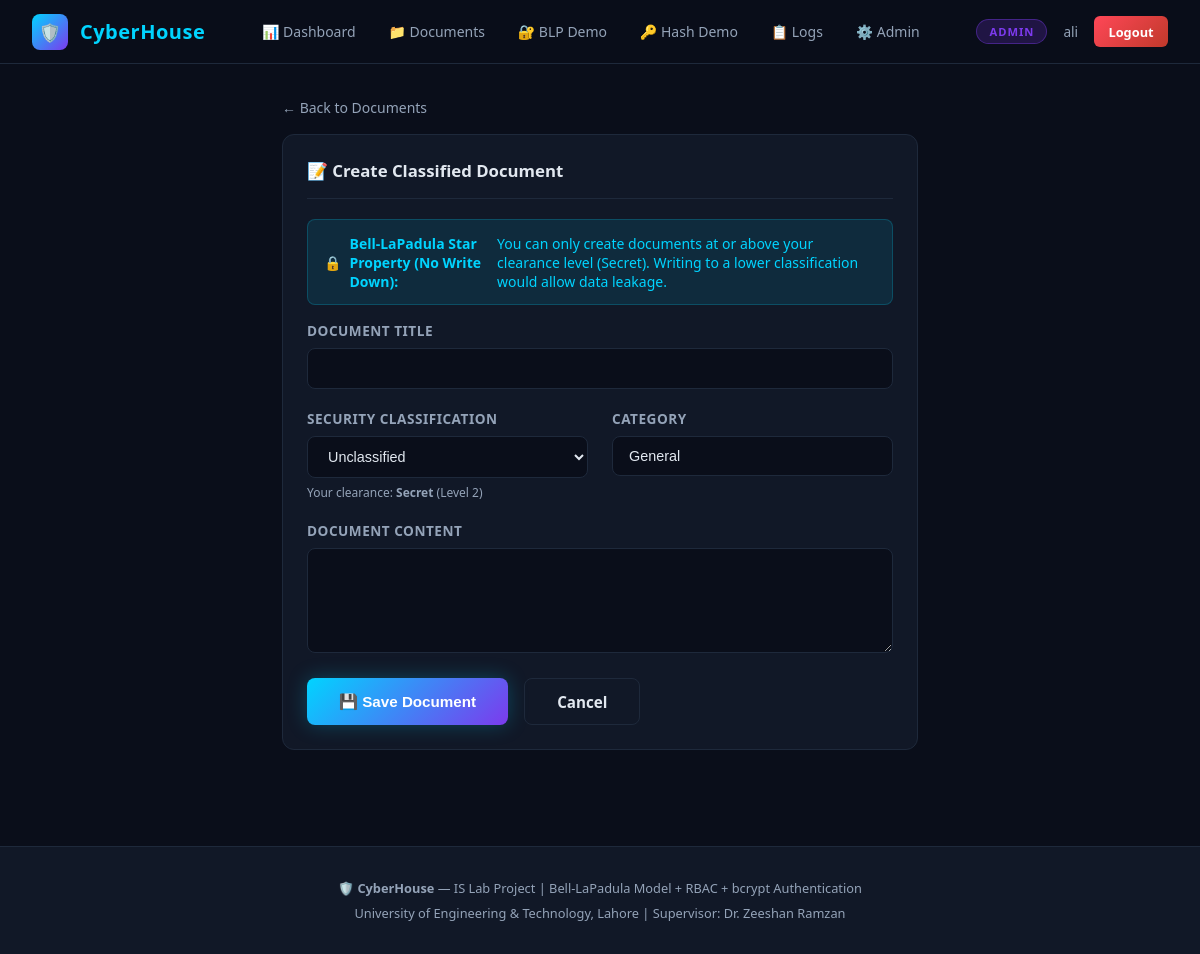
The app's page /documents/create/ (signed in) with its own data.
### core/models.py (models this page shows, shortened)
class CustomUser(AbstractUser):
    role = models.CharField(max_length=20, choices=ROLE_CHOICES, default='viewer')
    security_clearance = models.IntegerField(choices=SECURITY_LEVEL_CHOICES, default=SECURITY_LEVEL_UNCLASSIFIED)
    department = models.CharField(max_length=100, default='General')
    last_login_ip = models.GenericIPAddressField(null=True, blank=True)
    groups = models.ManyToManyField('auth.Group', blank=True, related_name='customuser_set')
    user_permissions = models.ManyToManyField('auth.Permission', blank=True, related_name='customuser_set')
    def get_security_label(self):
        labels = {0: 'Unclassified', 1: 'Confidential', 2: 'Secret'}
        return labels.get(self.security_clearance, 'Unknown')

### core/views.py (the view, shortened to what this page needs)
# urls.py: path('documents/create/', views.create_document, name='create_document'),
@login_required
def create_document(request):
    user = request.user
    form = DocumentForm(request.POST or None)
    return render(request, 'core/create_document.html', {'form': form})

### core/forms.py
class DocumentForm(forms.ModelForm):
    class Meta:
        model = SecurityDocument
        fields = ['title', 'content', 'security_level', 'category']
        widgets = {
            'title': forms.TextInput(attrs={'class': 'form-control'}),
            'content': forms.Textarea(attrs={'class': 'form-control', 'rows': 5}),
            'security_level': forms.Select(attrs={'class': 'form-control'}),
            'category': forms.TextInput(attrs={'class': 'form-control'}),
        }

### core/security.py (called while the page is built)
def rbac_can_access(user, required_role):
    role_hierarchy = {'admin': 3, 'analyst': 2, 'viewer': 1}
    user_rank = role_hierarchy.get(user.role, 0)
    required_rank = role_hierarchy.get(required_role, 0)
    return user_rank >= required_rank

### templates/core/create_document.html (shortened to what this page needs)
{% extends 'core/base.html' %}
{% block content %}
<div class="page-wrapper" style="max-width:700px; margin:0 auto;">
  <a href="{% url 'documents' %}" style="color:var(--text-muted); text-decoration:none; font-size:0.875rem;">← Back to Documents</a>
  <div class="card mt-2">
    <div class="card-header">
      <div class="card-title">📝 Create Classified Document</div>
    </div>
    <div class="alert alert-info">
      🔒 <strong>Bell-LaPadula Star Property (No Write Down):</strong> You can only create documents at or above your clearance level ({{ user.get_security_label }}). Writing to a lower classification would allow data leakage.
    </div>
    <form method="post" style="margin-top:1rem;">
      <div class="form-group">
        <label>Document Title</label>
        {{ form.title }}
      </div>
      <div class="grid-2">
        <div class="form-group">
          <label>Security Classification</label>
          {{ form.security_level }}
          <div style="font-size:0.75rem; color:var(--text-muted); margin-top:0.4rem;">
            Your clearance: <strong>{{ user.get_security_label }}</strong> (Level {{ user.security_clearance }})
          </div>
        </div>
        <div class="form-group">
          <label>Category</label>
          {{ form.category }}
        </div>
      </div>
      <div class="form-group">
        <label>Document Content</label>
        {{ form.content }}
      </div>
      <div style="display:flex; gap:1rem; margin-top:1rem;">
        <button type="submit" class="btn-primary">💾 Save Document</button>
        <a href="{% url 'documents' %}" class="btn-secondary">Cancel</a>
      </div>
    </form>
  </div>
</div>
{% endblock %}

### templates/core/base.html (shortened to what this page needs)
<!DOCTYPE html>
<html lang="en">
<head>
  {% load static %}
  <link rel="stylesheet" href="{% static 'css/style.css' %}">
</head>
<body>
<nav class="navbar">
  <a href="{% url 'home' %}" class="nav-brand">
    <div class="logo-icon">🛡️</div>
    <span>CyberHouse</span>
  </a>
  {% if user.is_authenticated %}
  <ul class="nav-links">
    <li><a href="{% url 'dashboard' %}">📊 Dashboard</a></li>
    <li><a href="{% url 'documents' %}">📁 Documents</a></li>
    <li><a href="{% url 'security_demo' %}">🔐 BLP Demo</a></li>
    <li><a href="{% url 'hash_demo' %}">🔑 Hash Demo</a></li>
    <li><a href="{% url 'access_logs' %}">📋 Logs</a></li>
    {% if user.role == 'admin' %}
    <li><a href="{% url 'admin_panel' %}">⚙️ Admin</a></li>
    {% endif %}
  </ul>
  <div class="nav-user">
    <span class="badge-role badge-{{ user.role }}">{{ user.role }}</span>
    <span style="font-size:0.85rem; color:var(--text-muted)">{{ user.username }}</span>
    <a href="{% url 'logout' %}" class="btn-danger btn-sm">Logout</a>
  </div>
  {% endif %}
</nav>
{% block content %}{% endblock %}
<footer>
  <p>🛡️ <strong>CyberHouse</strong> — IS Lab Project | Bell-LaPadula Model + RBAC + bcrypt Authentication</p>
  <p style="margin-top:0.4rem;">University of Engineering & Technology, Lahore | Supervisor: Dr. Zeeshan Ramzan</p>
</footer>
</body>
</html>

### static/css/style.css (style rules this page uses)
:root { --bg-dark: #0a0e1a; --bg-card: #111827; --bg-card2: #1a2235; --accent-cyan: #00d4ff; --accent-green: #00ff88; --accent-red: #ff4757; --accent-yellow: #ffd700; --accent-purple: #7c3aed; --text-primary: #e2e8f0; --text-muted: #94a3b8; --border: #1e293b; --border-glow: rgba(0, 212, 255, 0.3); --font: 'Segoe UI', system-ui, sans-serif; }
* { margin: 0; padding: 0; box-sizing: border-box; }
body { font-family: var(--font); background: var(--bg-dark); color: var(--text-primary); min-height: 100vh; }
.navbar { background: rgba(10,14,26,0.95); backdrop-filter: blur(10px); border-bottom: 1px solid var(--border); padding: 0 2rem; height: 64px; display: flex; align-items: center; justify-content: space-between; position: sticky; top: 0; z-index: 1000; }
.nav-brand { display: flex; align-items: center; gap: 0.75rem; text-decoration: none; }
.nav-brand .logo-icon { width: 36px; height: 36px; background: linear-gradient(135deg, var(--accent-cyan), var(--accent-purple)); border-radius: 8px; display: flex; align-items: center; justify-content: center; font-size: 1.1rem; }
.nav-brand span { font-size: 1.25rem; font-weight: 700; color: var(--accent-cyan); letter-spacing: 0.5px; }
.nav-links { display: flex; align-items: center; gap: 0.25rem; list-style: none; }
.nav-links a { color: var(--text-muted); text-decoration: none; padding: 0.5rem 0.9rem; border-radius: 6px; font-size: 0.875rem; font-weight: 500; transition: all 0.2s; display: flex; align-items: center; gap: 0.4rem; }
.nav-user { display: flex; align-items: center; gap: 1rem; }
.badge-role { padding: 0.25rem 0.75rem; border-radius: 999px; font-size: 0.7rem; font-weight: 700; text-transform: uppercase; letter-spacing: 1px; }
.badge-admin { background: rgba(124,58,237,0.2); color: var(--accent-purple); border: 1px solid rgba(124,58,237,0.4); }
.btn-primary { display: inline-flex; align-items: center; gap: 0.5rem; background: linear-gradient(135deg, var(--accent-cyan), var(--accent-purple)); color: #fff; padding: 0.8rem 2rem; border-radius: 8px; text-decoration: none; font-weight: 600; font-size: 0.95rem; border: none; cursor: pointer; transition: all 0.3s; box-shadow: 0 0 20px rgba(0,212,255,0.25); }
.btn-secondary { display: inline-flex; align-items: center; gap: 0.5rem; background: transparent; color: var(--text-primary); padding: 0.8rem 2rem; border-radius: 8px; text-decoration: none; font-weight: 600; font-size: 0.95rem; border: 1px solid var(--border); cursor: pointer; transition: all 0.3s; }
.btn-danger { background: linear-gradient(135deg, var(--accent-red), #c0392b); color: white; padding: 0.5rem 1.2rem; border: none; border-radius: 6px; cursor: pointer; font-size: 0.85rem; font-weight: 600; text-decoration: none; display: inline-flex; align-items: center; gap: 0.4rem; transition: all 0.2s; }
.btn-sm { padding: 0.4rem 0.9rem !important; font-size: 0.8rem !important; }
.page-wrapper { padding: 2rem; }
.card { background: var(--bg-card); border: 1px solid var(--border); border-radius: 12px; padding: 1.5rem; }
.card-header { display: flex; justify-content: space-between; align-items: center; margin-bottom: 1.25rem; padding-bottom: 1rem; border-bottom: 1px solid var(--border); }
.card-title { font-size: 1.05rem; font-weight: 700; display: flex; align-items: center; gap: 0.5rem; }
.form-group { margin-bottom: 1.25rem; }
.form-group label { display: block; font-size: 0.85rem; font-weight: 600; color: var(--text-muted); margin-bottom: 0.5rem; text-transform: uppercase; letter-spacing: 0.5px; }
.form-control { width: 100%; background: var(--bg-dark); border: 1px solid var(--border); border-radius: 8px; color: var(--text-primary); padding: 0.7rem 1rem; font-size: 0.9rem; transition: border-color 0.2s, box-shadow 0.2s; outline: none; }
.form-control option { background: var(--bg-card); }
.alert { padding: 0.85rem 1rem; border-radius: 8px; margin-bottom: 1rem; font-size: 0.875rem; display: flex; align-items: center; gap: 0.5rem; }
.alert-info { background: rgba(0,212,255,0.1); border: 1px solid rgba(0,212,255,0.2); color: var(--accent-cyan); }
.grid-2 { display: grid; grid-template-columns: 1fr 1fr; gap: 1.5rem; }
.mt-2 { margin-top: 1rem; }
footer { background: var(--bg-card); border-top: 1px solid var(--border); padding: 2rem; text-align: center; color: var(--text-muted); font-size: 0.8rem; margin-top: 4rem; }

### records on screen
CustomUser: role "ADMIN", username "ali", get_security_label "Secret", security_clearance "2"
